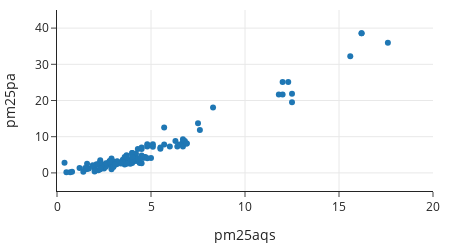

The notebook cell saved with this chart:
### Markdown cell above
Since, a few observations are quite large, we zoom into the region where measurements  are less than 20 on the more accurate sensor to see if the relationship appears linear there.

### Code cell
fig = px.scatter(AK, x="pm25aqs", y="pm25pa",
                 width=450, height=250)

fig.update_xaxes(range=[0, 20])
fig.update_yaxes(range=[-5, 45])

fig

### Figure 1 — Plotly figure (JSON) as saved in the notebook; plotly's stock layout.template omitted (floating-point values rounded to 4 significant figures)
{"data": [{"hovertemplate": "pm25aqs=%{x}<br>pm25pa=%{y}<extra></extra>", "legendgroup": "", "marker": {"color": "#1F77B4", "symbol": "circle"}, "mode": "markers", "name": "", "orientation": "v", "showlegend": false, "type": "scatter", "x": [6.7, 3.8, 4, 4.7, 3.2, 4.2, 4, 17.6, 4.5, 2.7, 2.9, 12.5, 1.5, 4.4, 2.5, 2.9, 3.2, 3.2, 3.1, 3.5, 3.2, 2, 2.3, 3.9, 3.7, 4.8, 4.3, 2.9, 3.5, 3.2, 4, 4.5, 7.5, 16.2, 2.4, 2, 2.8, 4, 5.7, 59.1, 39.5, 52.7, 60, 8.3, 4.8, 4.5, 5.7, 2.2, 2.8, 2.3, 0.8, 1.6, 1.6, 2.7, 4.2, 3.6, 6.3, 7.6, 5.1, 3.7, 3.9, 3.7, 3, 4.2, 5.5, 11.8, 6.7, 5, 3.6, 3, 4.6, 6.5, 6.9, 4, 6.7, 4.2, 3.2, 4.5, 12.5, 15.6, 12, 5.5, 2.7, 1.6, 2.6, 0.7, 2.3, 4.6, 3.5, 1.2, 1.7, 4.6, 4.8, 4.3, 2.4, 4.4, 4, 4.4, 2.6, 2.2, 3.7, 2.3, 3.4, 0.4, 2.3, 6, 3, 4, 16.2, 53.4, 5.1, 2.1, 1.4, 4.3, 6.8, 4, 2.8, 12, 3.1, 6.9, 6.4, 12.3, 0.5, 1.5, 4, 1.9], "xaxis": "x", "y": [8.617, 3.494, 3.8, 4.37, 3.191, 3.271, 5.059, 35.93, 4.829, 2.696, 0.9909, 21.86, 0.9988, 2.927, 1.235, 2.205, 2.616, 2.531, 2.785, 2.824, 2.697, 0.3768, 1.018, 2.558, 4.853, 7.302, 6.585, 3.993, 3.617, 2.623, 5.47, 6.591, 13.75, 38.57, 2.139, 1.205, 2.457, 2.76, 12.52, 133.8, 89.28, 114.2, 123.5, 18.09, 7.904, 6.984, 7.837, 2.373, 3.255, 3.487, 0.3297, 1.097, 1.205, 2.332, 4.017, 4.419, 8.817, 11.83, 7.2, 3.563, 3.501, 4.31, 3.153, 3.846, 6.661, 21.63, 9.263, 4.093, 2.308, 2.228, 4.209, 7.828, 8.128, 3.219, 7.323, 5.279, 3.068, 2.644, 19.52, 32.25, 25.14, 7.024, 2.331, 2.509, 1.718, 0.1817, 2.375, 4.25, 2.968, 1.361, 1.247, 4.388, 4.039, 3.836, 2.145, 2.76, 3.494, 3.8, 2.696, 0.7026, 2.558, 2.927, 2.616, 2.824, 1.205, 7.302, 1.62, 5.47, 38.57, 114.2, 7.904, 2.373, 0.3297, 4.017, 8.817, 3.563, 3.153, 21.63, 2.228, 8.128, 7.323, 25.14, 0.1817, 1.361, 4.388, 2.145], "yaxis": "y"}], "layout": {"height": 250, "legend": {"tracegroupgap": 0}, "width": 450, "xaxis": {"anchor": "y", "domain": [0, 1], "range": [0, 20], "title": {"text": "pm25aqs"}, "type": "linear"}, "yaxis": {"anchor": "x", "domain": [0, 1], "range": [-5, 45], "title": {"text": "pm25pa"}, "type": "linear"}}}
